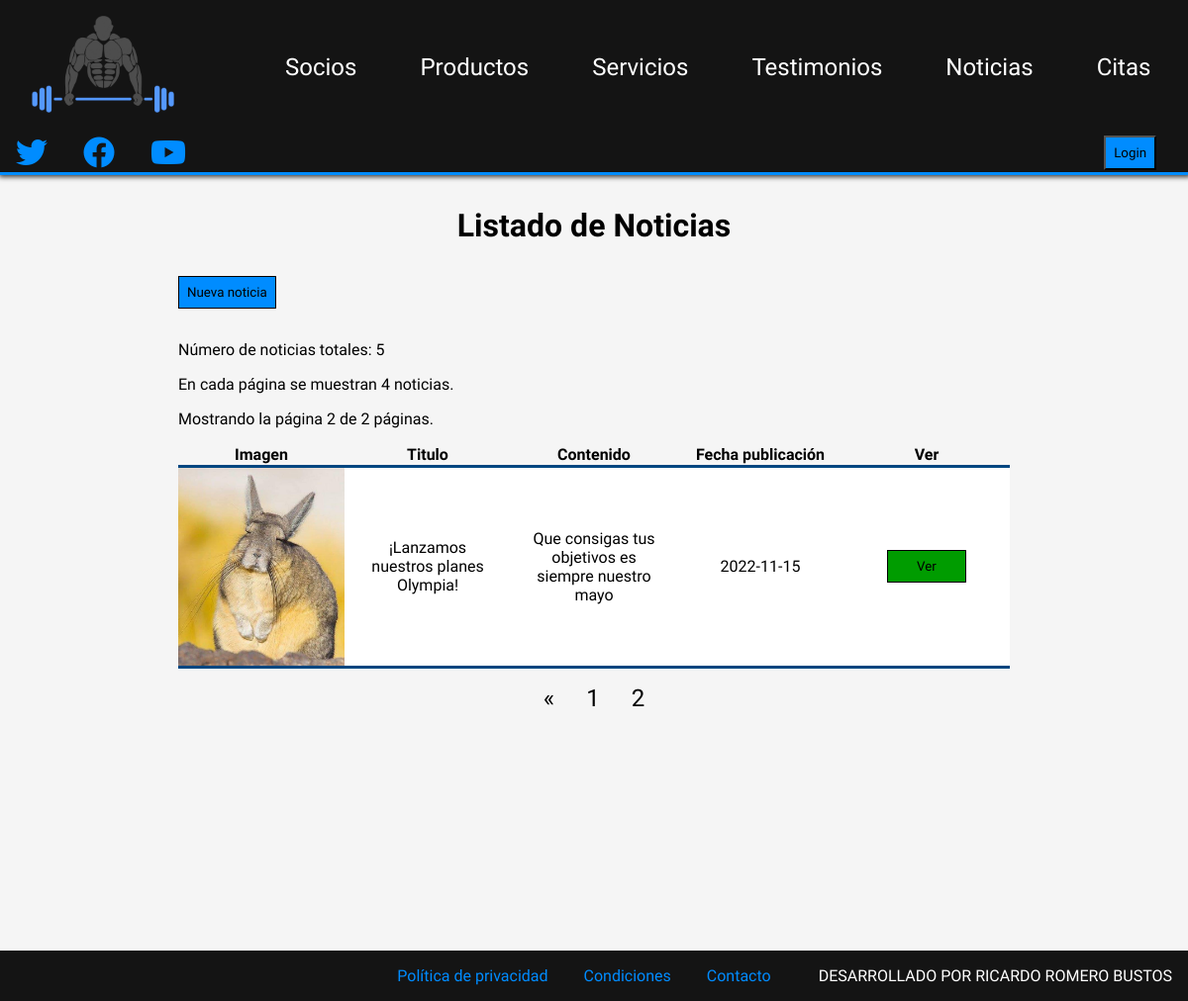
/php/noticias.php?page=2, run on the app's committed database.
### tables this page shows
CREATE TABLE `noticia` (
  `id` bigint(20) UNSIGNED NOT NULL,
  `titulo` varchar(80) NOT NULL,
  `contenido` varchar(800) NOT NULL,
  `imagen` varchar(50) NOT NULL,
  `fecha_publicacion` date NOT NULL
);

### php/noticias.php (the view, shortened to what this page needs)
<!DOCTYPE html>
<html lang="en">
<head>
    <link rel="stylesheet" href="../css/estilos.css">
    <link rel="stylesheet" href="https://cdnjs.cloudflare.com/ajax/libs/font-awesome/6.2.0/css/all.min.css" />
</head>
<body>
    <header>
        <nav>
            <a href="../index.php"><img src="../img/logo.png" alt="" id="logo"></a>
            <a href="socios.php">Socios</a>
            <a href="productos.php">Productos</a>
            <a href="servicios.php">Servicios</a>
            <a href="testimonios.php">Testimonios</a>
            <a href="noticias.php">Noticias</a>
            <a href="citas.php">Citas</a>
        </nav>
        <div class="rrss">
            <a href="#"><i class="fa-brands fa-twitter"></i></a>
            <a href="#"><i class="fa-brands fa-facebook"></i></a>
            <a href="#"><i class="fa-brands fa-youtube"></i></a>
        </div>
        <div class="login">
            <form action="" method="post">
                <input type="submit" name="enviar" id="btn-login" value="Login">
            </form>
        </div>
    </header>
    <main>
        <section class="seccionNoticias seccion">
            <h1>Listado de Noticias</h1>
            <div class="contenedor_buscar_nuevo">
                <form action="panel_noticias.php" method="post">
                    <input type="submit" name="nueva_noticia" value="Nueva noticia">
                </form>
            </div>
            <?php
                $con=conectarServidor();
                $total=$con->query("select * from noticia");
                $num_total_rows=$total->num_rows;
                if($num_total_rows==0){
                    echo "<p>No hay noticias en la base de datos</p>";
                }else{
                    $page=false;
                    $noticiasPorPagina=4;
                    if(isset($_GET["page"])){
                        $page=$_GET["page"];
                    }
                    if(!$page){
                        $start=0;
                        $page=1;
                    }else{
                        $start=($page-1)*$noticiasPorPagina;
                    }
                    $total_pages=ceil($num_total_rows/$noticiasPorPagina);
                    $noticias=$con->query("select * from noticia limit $start, $noticiasPorPagina");
                    echo '<p>Número de noticias totales: '.$num_total_rows.'</p>';
                    echo '<p>En cada página se muestran '.$noticiasPorPagina.' noticias.</p>';
                    echo '<p>Mostrando la página '.$page.' de ' .$total_pages.' páginas.</p>';
                    echo "<table>
                    <thead>
                        <tr>
                            <th>Imagen</th>
                            <th>Titulo</th>
                            <th>Contenido</th>
                            <th>Fecha publicación</th>
                            <th>Ver</th>
                        </tr>
                    </thead>
                    <tbody>";
                    while($fila_noticias=$noticias->fetch_array(MYSQLI_ASSOC)){
                        $contenido_short=substr($fila_noticias['contenido'], 0, 50);
                        echo "<tr>
                            <td><img src=\"../img/noticias/$fila_noticias[imagen]\"></td>
                            <td>$fila_noticias[titulo]</td>
                            <td>$contenido_short</td>
                            <td>$fila_noticias[fecha_publicacion]</td>
                            <td>
                                <form action=\"noticia_completa.php\" method=\"post\">
                                    <input type=\"hidden\" name=\"id_noticia\" value=\"$fila_noticias[id]\">
                                    <input type=\"submit\" name=\"ver_noticia\" value=\"Ver\">
                                </form>
                            </td>
                        </tr>";
                    }
                    echo "</tbody>";
                    echo "</table>";
                    echo '<nav>';
                    echo '<ul class="paginacion">';
                    if($total_pages>1){
                        if($page!=1){
                            echo '<li><a href="noticias.php?page='.($page-1).'"><span aria-hidden="true">&laquo;</span></a></li>';
                        }
                        for($i=1;$i<=$total_pages;$i++){
                            if($page == $i){
                                echo '<li><a href="#">'.$page.'</a></li>';
                            }else{
                                echo '<li><a href="noticias.php?page='.$i.'">'.$i.'</a></li>';
                            }
                        }
                    }
                    echo '</ul>';
                    echo '</nav>';
                }
            ?>
        </section>
    </main>
    <footer>
        <div>
            <a href="#">Política de privacidad</a>
            <a href="#">Condiciones</a>
            <a href="#">Contacto</a>
        </div>
        <span>DESARROLLADO POR RICARDO ROMERO BUSTOS</span>
    </footer>
</body>
</html>

### css/estilos.css (style rules this page uses)
* { box-sizing: border-box; word-break: break-word; }
body { margin: 0; font-family: 'Play', sans-serif; background-color: whitesmoke; }
input { font-family: inherit; }
img { max-width: 100%; }
header { display: flex; justify-content: space-between; align-items: center; flex-wrap: wrap; position: sticky; top: 0; left: 0; z-index: 999; background-color: #141414; border-bottom: 3px solid rgb(0, 140, 255); box-shadow: 1px 0px 5px 2px rgba(0,0,0,0.75); -webkit-box-shadow: 1px 0px 5px 2px rgba(0,0,0,0.75); -moz-box-shadow: 1px 0px 5px 2px rgba(0,0,0,0.75); }
#logo { width: 9rem; margin-right: 3rem; }
header nav { display: flex; align-items: center; flex-wrap: wrap; }
header nav a { color: white; text-decoration: none; font-size: 1.5rem; margin: 1rem 2rem; }
.rrss a { color: rgb(0, 140, 255); font-size: 2rem; margin: 1rem; }
#btn-login { background-color: rgb(0, 140, 255); padding: 0.5rem; margin: auto 2rem; }
.seccion { margin: 1rem; width: 70%; margin: 2rem auto; min-height: 90vh; }
.seccion h1 { font-size: 2rem; text-align: center; margin-bottom: 2rem; }
.seccion table { border-collapse: collapse; width: 100%; }
.seccion td,.seccion th { border-bottom: 3px solid rgb(0, 70, 128); }
.seccion tbody>tr:nth-child(2n+1) { background-color: white; }
.contenedor_buscar_nuevo { display: flex; align-items: center; justify-content: space-between; margin-bottom: 2rem; }
.contenedor_buscar_nuevo input { padding: 0.5rem; margin-right: 0.3rem; }
.contenedor_buscar_nuevo input[type=submit] { background-color: rgb(0, 140, 255); padding: 0.5rem; border: 1px solid black; }
.contenedor_buscar_nuevo form { display: flex; }
.seccionNoticias td img { object-fit: cover; width: 100%; display: block; height: 200px; }
.seccionNoticias td { width: 20%; text-align: center; padding: 1rem; }
.seccionNoticias td:nth-child(1) { padding: 0; }
.seccionNoticias table input { background-color: rgb(0, 156, 0); padding: 0.5rem; border: 1px solid black; width: 5rem; }
.seccionNoticias nav { width: 30%; margin: 1rem auto; }
.paginacion { display: flex; justify-content: center; list-style: none; padding-inline-start: 0; }
.paginacion li { font-size: 1.5rem; margin: 0 1rem; }
.paginacion li a { text-decoration: none; color: black; }
footer { display: flex; justify-content: flex-end; align-items: center; background-color: #141414; color: white; padding: 1rem; }
footer a { color: rgb(0, 140, 255); text-decoration: none; margin: 0 1rem; }
footer>div { margin-right: 2rem; }

### data on the page
noticia: imagen (picture), titulo "¡Lanzamos nuestros planes Olympia!", contenido "Que consigas tus objetivos es siempre nuestro mayo", fecha_publicacion "2022-11-15"

### other printed values
$num_total_rows "5"
$noticiasPorPagina "4"
$page "2"
$total_pages "2"
